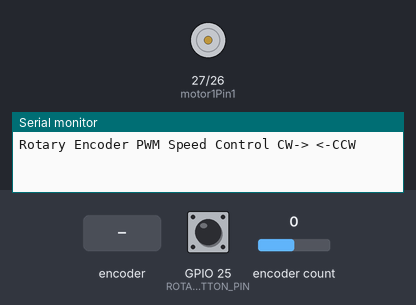
Bench run of a sketch on a simulated ESP32. On the bench: motor-driver pin pairs drawn as motors (green arrow = first pin HIGH = forward, orange = second pin HIGH = backward, longer = more drive, scaled by the enable pin), the last lines printed to the serial monitor. The inputs (shaded band) are chosen by the test bench; at power-on: encoder count 0, GPIO 25 (ROTARY_ENCODER_BUTTON_PIN) HIGH.

Above: at 3.2 s.
3.3 s: rotary encoder on GPIO 25 (ROTARY_ENCODER_BUTTON_PIN) / GPIO 21 (ROTARY_ENCODER_B_PIN) turned 3 steps (first pin leading)
5.4 s: encoder count set to 1
At 6.3 s:
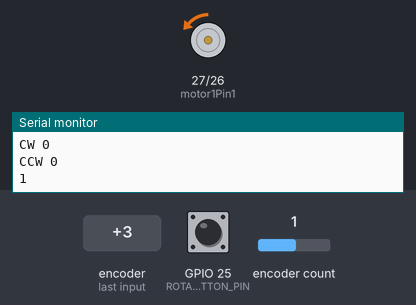
6.9 s: rotary encoder on GPIO 25 (ROTARY_ENCODER_BUTTON_PIN) / GPIO 21 (ROTARY_ENCODER_B_PIN) turned 1 step (first pin leading)
At 8.1 s:
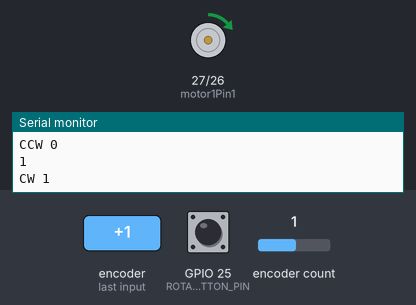
8.6 s: encoder count set to 2
At 10.0 s:
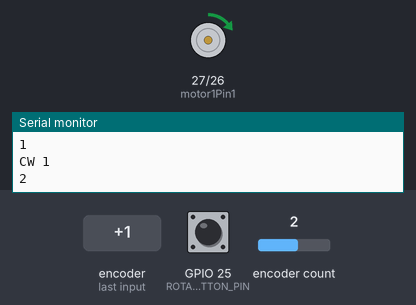
Timing chart, 0 to 11.1 s (numbered marks = the images above; inputs shaded):
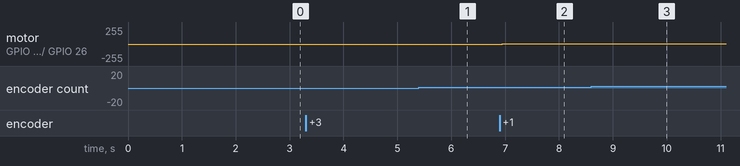

The sketch:

Esp32_Rotary_Encoder_PWM_to_L298N.ino
```cpp
/*
Folder Esp32_Rotary_Encoder_PWM_to_L298N
*/


#include "AiEsp32RotaryEncoder.h"
 #define ROTARY_ENCODER_A_PIN 32
  #define ROTARY_ENCODER_B_PIN 21
   #define ROTARY_ENCODER_BUTTON_PIN 25
    #define ROTARY_ENCODER_STEPS 4
     AiEsp32RotaryEncoder rotaryEncoder = AiEsp32RotaryEncoder(ROTARY_ENCODER_A_PIN, ROTARY_ENCODER_B_PIN, ROTARY_ENCODER_BUTTON_PIN, -1, ROTARY_ENCODER_STEPS);
// Motor A
 int motor1Pin1 = 27;
  int motor1Pin2 = 26;
   int enable1Pin = 14;
// Setting PWM properties
 const int freq = 4000;
  const int pwmChannel = 0;
   const int resolution = 8;
   int dutyCycle ;
//Motor Reversing
 int CW = 2;
  int CCW = 1;
   int motorD = CCW;

void IRAM_ATTR readEncoderISR()
{
 rotaryEncoder.readEncoder_ISR();//
}

void setup()
{
Serial.begin(9600);
 rotaryEncoder.begin();
  rotaryEncoder.setup(readEncoderISR);
   rotaryEncoder.setBoundaries(0, 255, false); //minValue, maxValue, circleValues true|false (when max go to min and vice versa)
    rotaryEncoder.setAcceleration(250);
     pinMode(motor1Pin1, OUTPUT);
    pinMode(motor1Pin2, OUTPUT);
   pinMode(enable1Pin, OUTPUT);
   ledcSetup(pwmChannel, freq, resolution); //configure LED PWM functionalitites
    ledcAttachPin(enable1Pin, pwmChannel); //attach the channel to the GPIO to be controlled
     dutyCycle = 0;
    digitalWrite(motor1Pin1, HIGH);
   digitalWrite(motor1Pin2, LOW);
  Serial.println("Rotary Encoder PWM Speed Control CW-> <-CCW ");
 delay(2000);
}

void loop()
{
 if (rotaryEncoder.encoderChanged())
{
 Serial.println(rotaryEncoder.readEncoder());
  ledcWrite(pwmChannel, rotaryEncoder.readEncoder());// Write Encoder Data to PWM
}
 if (rotaryEncoder.isEncoderButtonClicked())
  if (motorD == CCW)//CW to CCW Loop:
{
 motorD = CW;
  digitalWrite(motor1Pin1, LOW);
   digitalWrite(motor1Pin2, HIGH);
    Serial.print("CCW ");
     Serial.println(rotaryEncoder.readEncoder());
     }else{
    motorD = CCW;
   digitalWrite(motor1Pin1, HIGH);
  digitalWrite(motor1Pin2, LOW);
 Serial.print("CW ");
Serial.println(rotaryEncoder.readEncoder());
 }
}
```

Measured:
- after the input at 5.4 s, motor on GPIO 27 (motor1Pin1) / GPIO 26 (motor1Pin2): stopped → backward 1/255 at once
- after the input at 6.9 s, motor on GPIO 27 (motor1Pin1) / GPIO 26 (motor1Pin2): backward 1/255 → forward 1/255 after 0.05 s
- after the input at 8.6 s, motor on GPIO 27 (motor1Pin1) / GPIO 26 (motor1Pin2): forward 1/255 → forward 2/255 at once
